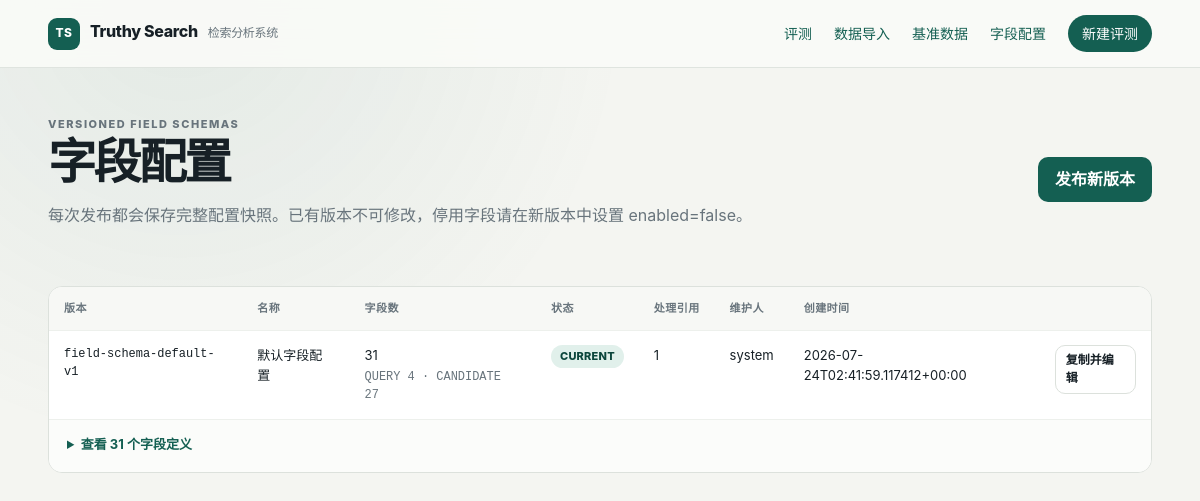
/field-schemas, run on the app's committed database.
### tables this page shows
CREATE TABLE field_schemas (
    schema_version TEXT PRIMARY KEY,
    name TEXT NOT NULL,
    definitions_json TEXT NOT NULL,
    created_by TEXT,
    created_at TEXT NOT NULL,
    is_active INTEGER NOT NULL DEFAULT 0
);

### web_app.py (the view)
    @app.get("/field-schemas")
    def field_schemas() -> str:
        rows = store.fetch_all(
            """
            SELECT fs.*, COUNT(pr.process_id) AS process_count
            FROM field_schemas AS fs
            LEFT JOIN process_runs AS pr
              ON pr.schema_version = fs.schema_version
            GROUP BY fs.schema_version
            ORDER BY fs.is_active DESC, fs.created_at DESC
            """
        )
        schemas = []
        for row in rows:
            item = dict(row)
            definitions = parse_json(row["definitions_json"], [])
            display_definitions = []
            for definition in definitions:
                if not isinstance(definition, dict):
                    continue
                field = dict(definition)
                field.setdefault(
                    "value_scope",
                    "QUERY"
                    if field.get("module") == "Task"
                    else "CANDIDATE",
                )
                field.setdefault(
                    "missing_policy",
                    "ERROR"
                    if field.get("field_key") in {"task_id", "candidate_id"}
                    else "EMPTY",
                )
                display_definitions.append(field)
            item["definitions"] = display_definitions
            item["query_field_count"] = sum(
                field["value_scope"] == "QUERY"
                for field in display_definitions
            )
            item["candidate_field_count"] = sum(
                field["value_scope"] == "CANDIDATE"
                for field in display_definitions
            )
            schemas.append(item)
        return render_template("field_schemas.html", schemas=schemas)

### analysis_store.py (called while the page is built)
    @contextmanager
    def connection(self) -> Iterator[sqlite3.Connection]:
        self.db_path.parent.mkdir(parents=True, exist_ok=True)
        connection = sqlite3.connect(self.db_path, timeout=5.0)
        connection.row_factory = sqlite3.Row
        try:
            connection.execute("PRAGMA foreign_keys = ON")
            connection.execute("PRAGMA journal_mode = WAL")
            connection.execute("PRAGMA busy_timeout = 5000")
            yield connection
        finally:
            connection.close()

    def fetch_all(
        self,
        sql: str,
        parameters: Sequence[Any] = (),
    ) -> list[sqlite3.Row]:
        with self.connection() as connection:
            return list(connection.execute(sql, parameters).fetchall())

### templates/field_schemas.html (shortened to what this page needs)
{% extends "base.html" %}
{% block content %}
  <div class="page-heading split">
    <div>
      <p class="eyebrow">Versioned Field Schemas</p>
      <h1>字段配置</h1>
      <p>每次发布都会保存完整配置快照。已有版本不可修改，停用字段请在新版本中设置 enabled=false。</p>
    </div>
    <a class="button primary" href="{{ url_for('field_schema_new') }}">发布新版本</a>
  </div>
  <div class="table-wrap">
    <table>
      <thead>
        <tr><th>版本</th><th>名称</th><th>字段数</th><th>状态</th><th>处理引用</th><th>维护人</th><th>创建时间</th><th></th></tr>
      </thead>
      <tbody>
        {% for schema in schemas %}
          <tr>
            <td class="mono">{{ schema.schema_version }}</td>
            <td>{{ schema.name }}</td>
            <td>
              {{ schema.definitions|length }}
              <small class="mono">QUERY {{ schema.query_field_count }} · CANDIDATE {{ schema.candidate_field_count }}</small>
            </td>
            <td>
              {% if schema.is_active %}
                <span class="status success">CURRENT</span>
              {% else %}
                <span class="status neutral">HISTORY</span>
              {% endif %}
            </td>
            <td>{{ schema.process_count }}</td>
            <td>{{ schema.created_by or '—' }}</td>
            <td>{{ schema.created_at }}</td>
            <td><a class="button small secondary" href="{{ url_for('field_schema_new', base=schema.schema_version) }}">复制并编辑</a></td>
          </tr>
          <tr class="schema-definition-row">
            <td colspan="8">
              <details>
                <summary>查看 {{ schema.definitions|length }} 个字段定义</summary>
              </details>
            </td>
          </tr>
        {% endfor %}
      </tbody>
    </table>
  </div>
{% endblock %}

### static/app.css (style rules this page uses)
:root { color-scheme: light; --ink: #172026; --muted: #68747c; --paper: #f4f5f1; --surface: #ffffff; --line: #dce1dc; --accent: #145f52; --accent-strong: #0c463c; --accent-soft: #e1f0eb; --danger: #a33d32; --danger-soft: #f8e7e3; --warning: #a36a18; --warning-soft: #f8edcf; --shadow: 0 18px 50px rgba(23, 32, 38, 0.08); font-family: Inter, ui-sans-serif, -apple-system, BlinkMacSystemFont, "Segoe UI", "PingFang SC", "Hiragino Sans GB", "Microsoft YaHei", sans-serif; }
* { box-sizing: border-box; }
body { margin: 0; color: var(--ink); background: radial-gradient(circle at 15% 0%, rgba(20, 95, 82, 0.08), transparent 28rem), var(--paper); line-height: 1.55; }
a { color: var(--accent); text-decoration: none; }
.hero, .page-heading { display: flex; align-items: end; justify-content: space-between; gap: 36px; margin-bottom: 42px; }
.hero h1, .page-heading h1, .error-page h1 { max-width: 820px; margin: 4px 0 12px; font-size: clamp(34px, 5vw, 64px); line-height: 1.04; letter-spacing: -0.055em; }
.page-heading h1, .error-page h1 { font-size: clamp(34px, 4vw, 54px); }
.page-heading.split { align-items: center; }
.page-heading p { max-width: 820px; color: var(--muted); }
.eyebrow { margin: 0; color: var(--accent); font-size: 11px; font-weight: 800; letter-spacing: 0.14em; text-transform: uppercase; }
.mono { font-family: "SFMono-Regular", Consolas, "Liberation Mono", monospace; font-size: 0.92em; }
.button { display: inline-flex; align-items: center; justify-content: center; min-height: 42px; padding: 9px 16px; border: 1px solid transparent; border-radius: 10px; cursor: pointer; font-weight: 700; transition: 150ms ease; }
.button.primary { color: white; background: var(--accent); }
.button.secondary { border-color: var(--line); color: var(--ink); background: var(--surface); }
.button.small { min-height: 34px; padding: 5px 10px; font-size: 12px; }
.status { display: inline-flex; width: max-content; padding: 3px 9px; border-radius: 999px; color: #526068; background: #ebeeeb; font-size: 11px; font-weight: 800; letter-spacing: 0.02em; white-space: nowrap; }
.status.success { color: var(--accent-strong); background: var(--accent-soft); }
.schema-definition-row td { padding: 0; background: #fbfcfa; }
.schema-definition-row details { padding: 14px 18px 18px; }
.schema-definition-row summary { cursor: pointer; color: var(--accent); font-weight: 700; }
.table-wrap { overflow: auto; border: 1px solid var(--line); border-radius: 14px; background: var(--surface); }
table { width: 100%; border-collapse: collapse; font-size: 13px; }
th { padding: 13px 15px; color: var(--muted); background: #f7f8f5; font-size: 11px; letter-spacing: 0.04em; text-align: left; text-transform: uppercase; white-space: nowrap; }
td { max-width: 340px; padding: 14px 15px; border-top: 1px solid #edf0ec; vertical-align: top; }
td small, table small { display: block; margin-top: 3px; color: var(--muted); }

### data on the page
field_schemas: schema_version "field-schema-default-v1", name "默认字段配置", definitions|length "31", query_field_count "4", candidate_field_count "27", shows "CURRENT", process_count "1", created_by "system", created_at "2026-07-24T02:41:59.117412+00:00"
